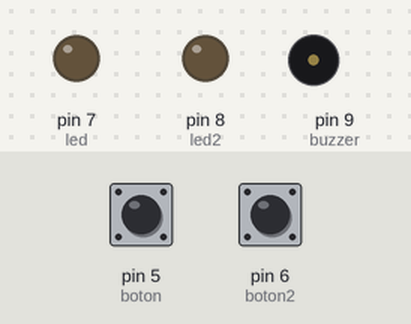
Bench run of a sketch on a simulated Arduino Uno, built with avr-gcc and run on an emulated ATmega328P. On the bench: output pins drawn as LEDs (lit = HIGH), buzzer (waves = sounding). The test bench sets the inputs (shaded band); at power-on: pin 5 (boton) LOW, pin 6 (boton2) LOW. Pins used as bus, display or sensor lines are not drawn.

Above: at 1.2 s.
1.3 s: pin 5 (boton) pulled HIGH for 0.15 s
At 1.47 s:
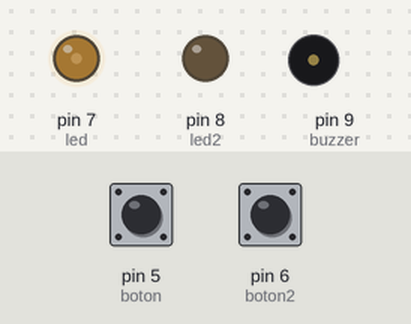
3.0 s: pin 6 (boton2) pulled HIGH for 0.15 s
At 3.07 s:
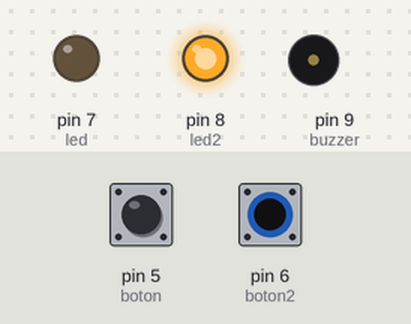
4.6 s: pin 6 (boton2) pulled HIGH for 3.2 s
At 9.0 s:
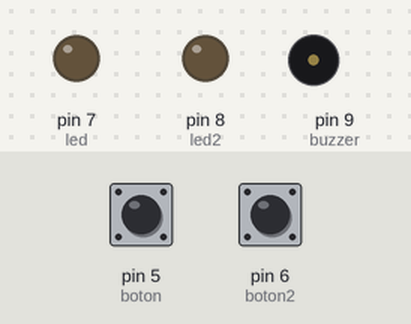
9.3 s: pin 5 (boton) pulled HIGH for 3.2 s
At 10.1 s:
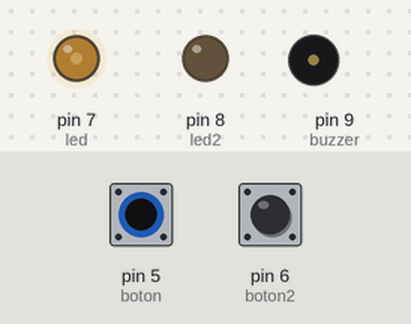
14.0 s: pin 5 (boton) driven HIGH and pin 6 (boton2) driven HIGH
At 14.9 s:
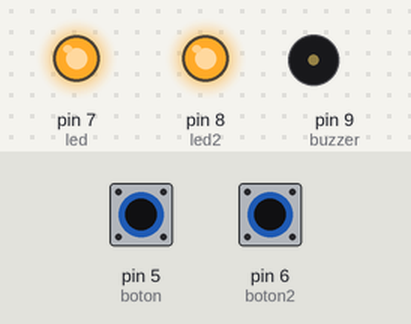
Timing chart, 0 to 15.2 s (numbered marks = the images above; inputs shaded):
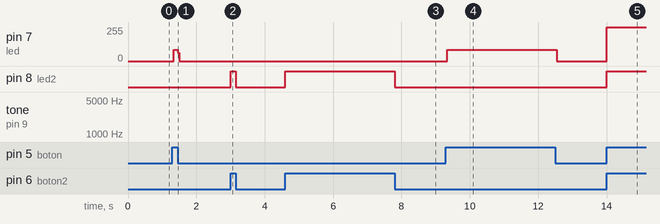

The sketch:

musica.ino.ino
```cpp
int boton = 5;
int boton2 = 6;
int led = 7;
int led2= 8;
int buzzer=9;
float sinVal;
int toneVal;

void setup() {
  pinMode(led,OUTPUT);
  pinMode(led2,OUTPUT);
  pinMode(buzzer, OUTPUT);
}
void loop(){
  if((digitalRead(boton)== 1)&&(digitalRead(boton2)== 1)){
     digitalWrite(led,HIGH);
     digitalWrite(led2,HIGH);
    for (int x=0; x<180; x++) {
  // pasamos de grados a radianes
  sinVal = (sin(x*(3.1412/180)));
  // Generamos la frecuencia
  toneVal = 2000+(int(sinVal*1000));
  tone(8, toneVal,2);
  }
  }
    if(digitalRead(boton)== 1){
    digitalWrite(led,HIGH);
    noTone(buzzer);
  }
  if(digitalRead(boton2)== 1){
    digitalWrite(led2,HIGH);
    noTone(buzzer);
  }
  else {
    digitalWrite(led, LOW);
    digitalWrite(led2,LOW);
   noTone(buzzer);
  }
}
```

Measured:
- after the input at 1.3 s, pin 7 (led): 0/255 → 83/255 at once, → 0/255 0.12 s later
- after the input at 3.0 s, pin 8 (led2): LOW → HIGH at once, → LOW 0.15 s later
- after the input at 4.6 s, pin 8 (led2): LOW → HIGH at once, → LOW 3.2 s later
- after the input at 9.3 s, pin 7 (led): 0/255 → 83/255 at once, → 0/255 3.2 s later
- after the input at 14.0 s, pin 7 (led): 0/255 → 255/255 at once; pin 8 (led2): LOW → HIGH at once
